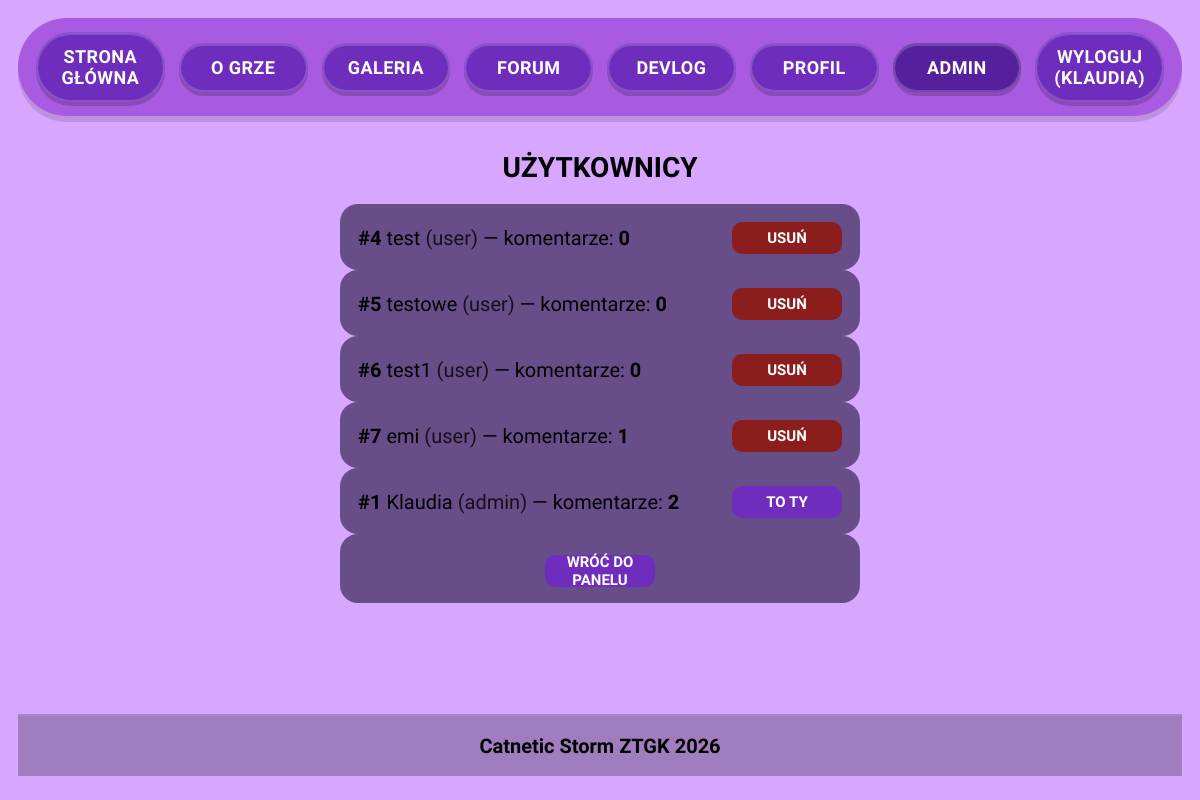
Before: /admin/users.php (signed in) with the older database file.
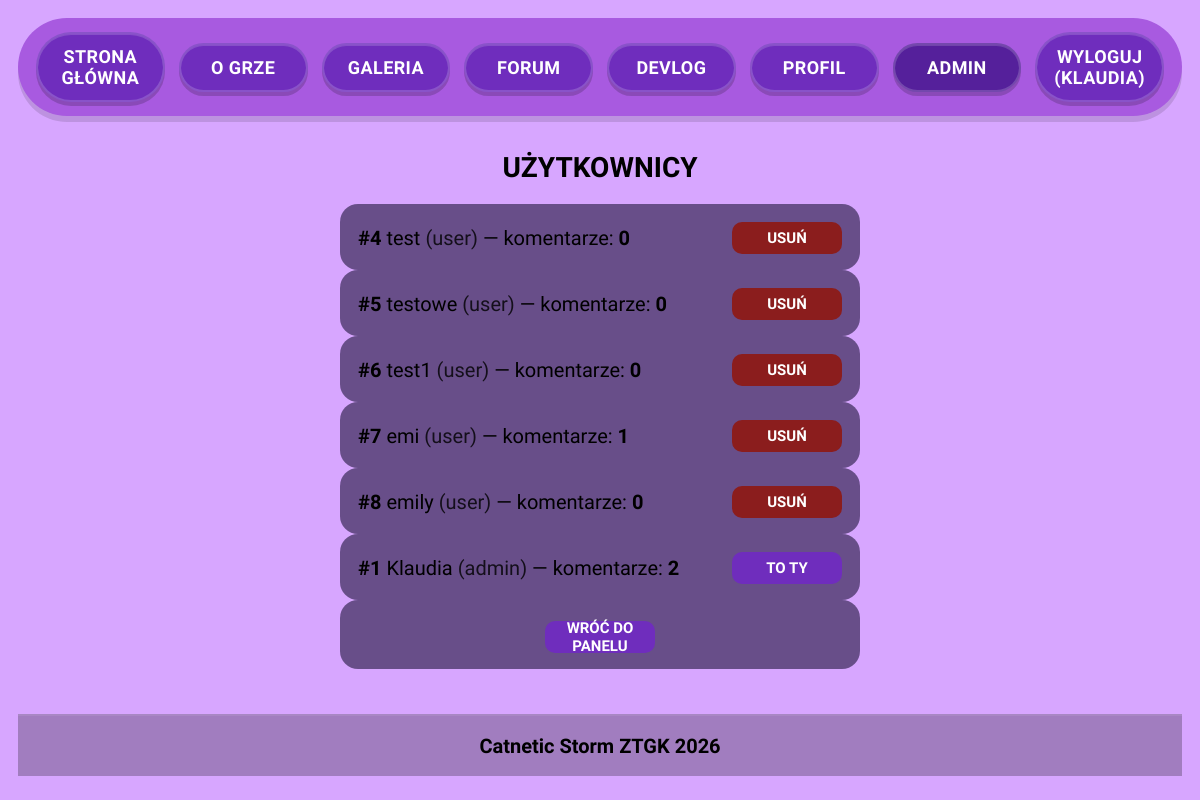
After: the same page with the newer database file.
### tables this page shows
CREATE TABLE `users` (
  `user_id` int(11) NOT NULL,
  `username` varchar(50) NOT NULL,
  `password` varchar(255) NOT NULL,
  `role` enum('admin','user') NOT NULL DEFAULT 'user',
  `created_at` timestamp NOT NULL DEFAULT current_timestamp()
);

### admin/users.php (the view, shortened to what this page needs)
<?php
require __DIR__ . '/../includes/db.php';
$stmt = $pdo->query("
  SELECT u.user_id, u.username, u.role,
    (SELECT COUNT(*) FROM comments c WHERE c.user_id = u.user_id) AS comments_count
  FROM users u
  ORDER BY u.role DESC, u.user_id ASC
");
$users = $stmt->fetchAll();
?>
<!DOCTYPE html>
<html lang="pl">
<head>
  <?php include __DIR__ . '/../includes/head.php'; ?>
</head>
<body>
  <?php include __DIR__ . '/../includes/header.php'; ?>
  <main>
    <section class="admin">
      <h1>Użytkownicy</h1>
      <?php if (!$users): ?>
        <div class="auth-card">Brak użytkowników.</div>
      <?php else: ?>
        <?php foreach ($users as $u): ?>
          <article class="auth-card" style="display:flex; justify-content:space-between; gap:12px; flex-wrap:wrap; align-items:center;">
            <div>
              <strong>#<?= (int)$u['user_id'] ?></strong>
              <?= htmlspecialchars($u['username']) ?>
              <span style="opacity:.8;">(<?= htmlspecialchars($u['role']) ?>)</span>
              — komentarze: <strong><?= (int)$u['comments_count'] ?></strong>
            </div>
            <div>
              <?php if ((int)$u['user_id'] === (int)$_SESSION['user_id']): ?>
                <button class="auth-btn" type="button" disabled>TO TY</button>
              <?php elseif (($u['role'] ?? '') === 'admin'): ?>
                <button class="auth-btn" type="button" disabled>ADMIN</button>
              <?php else: ?>
                <form method="post" action="users.php" style="display:inline;"
                      onsubmit="return confirm('Usunąć użytkownika i wszystkie jego komentarze?');">
                  <button class="auth-btn" type="submit" style="background:#8b1d1d;">USUŃ</button>
                </form>
              <?php endif; ?>
            </div>
          </article>
        <?php endforeach; ?>
      <?php endif; ?>
      <div class="auth-card auth-card--small">
        <a class="auth-btn auth-btn--link" href="index.php">WRÓĆ DO PANELU</a>
      </div>
    </section>
  </main>
  <?php include __DIR__ . '/../includes/footer.php'; ?>
</body>
</html>

Changed rows visible on the page:
added users: user_id "8", username "emily", role "user", comments_count "0"
